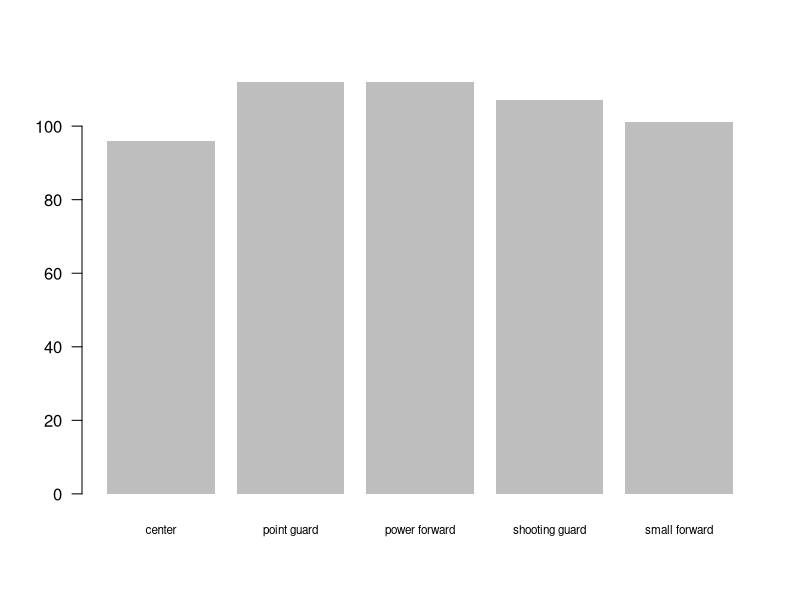
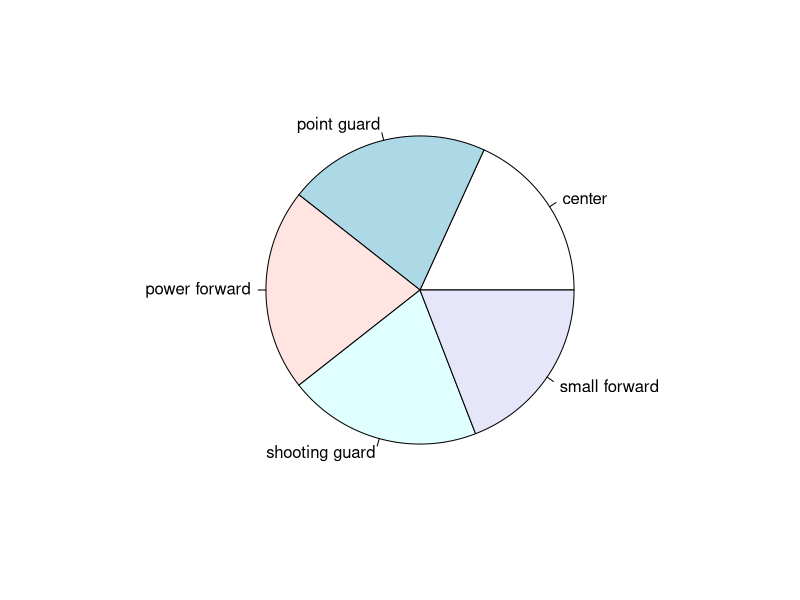
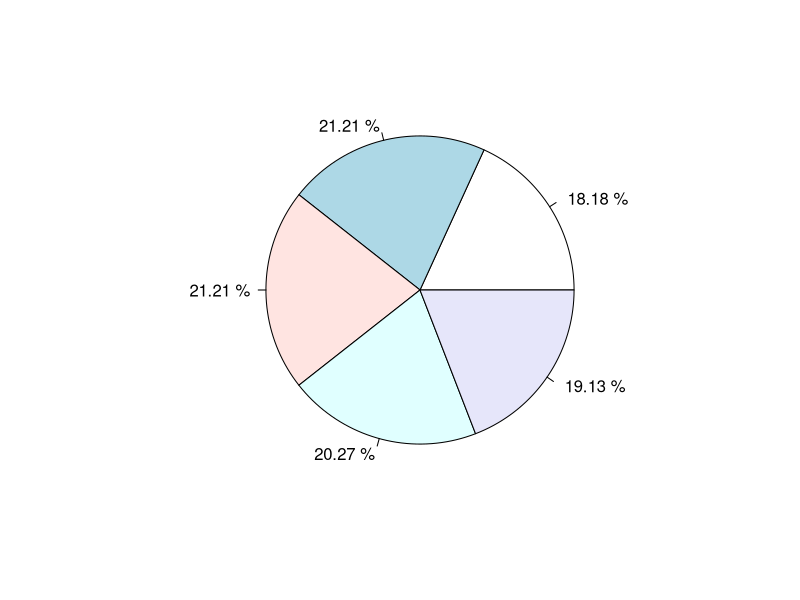
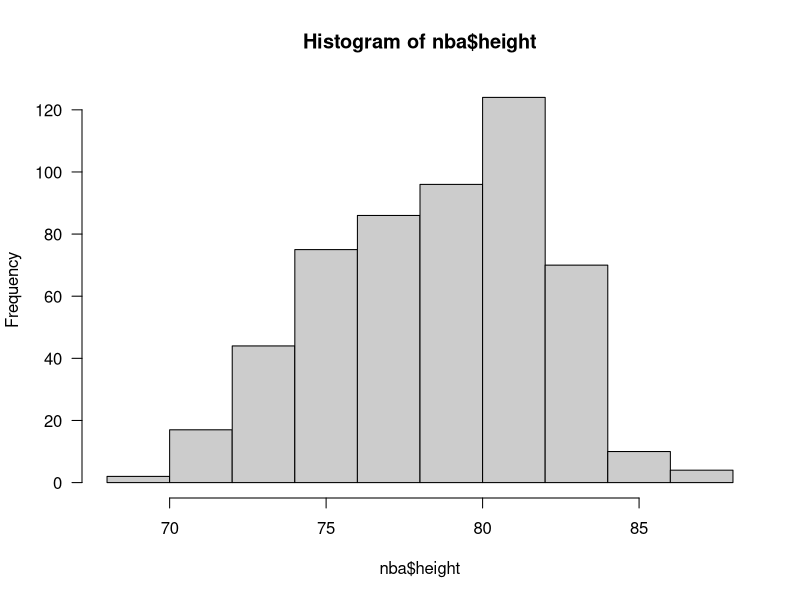
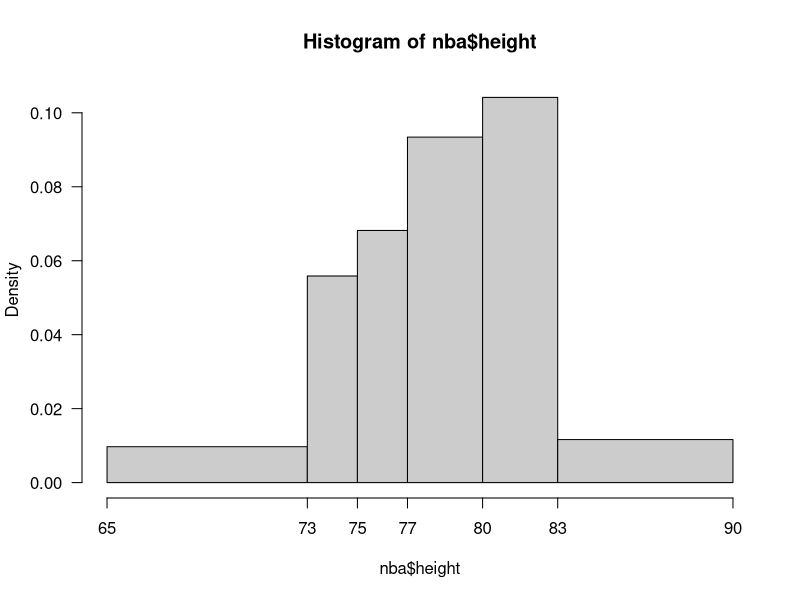
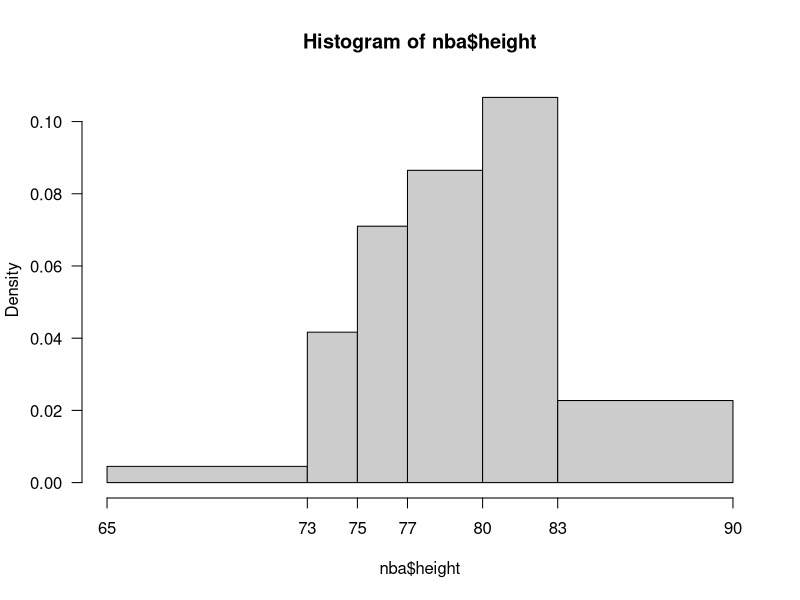
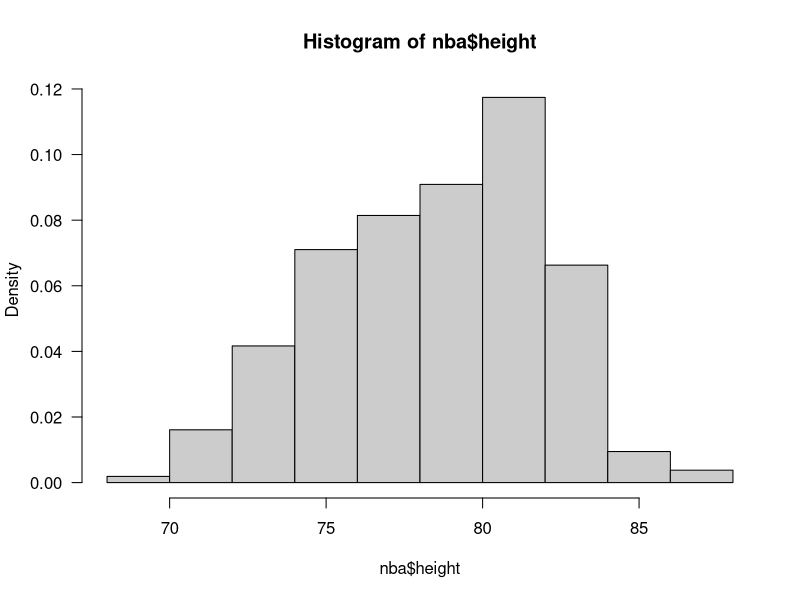
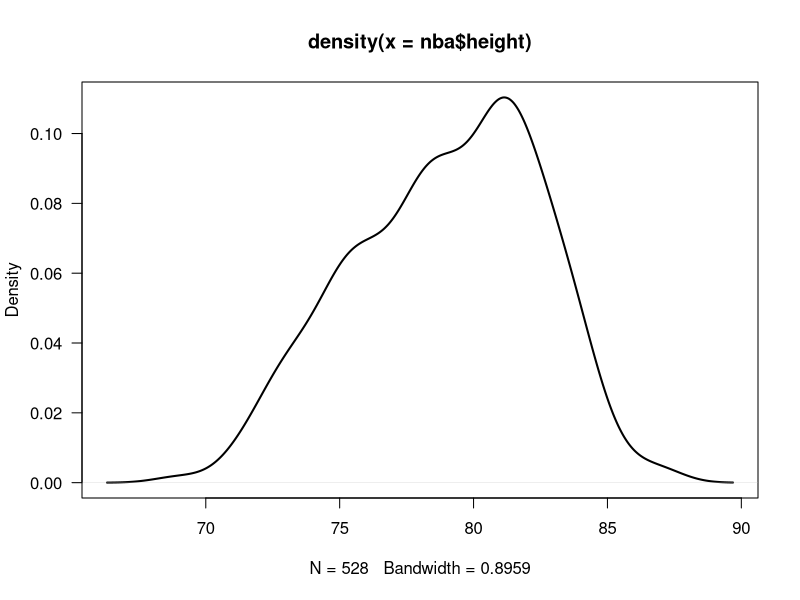

Recreate these plots in R, in order.
## ---- chunk 1
knitr::opts_chunk$set(echo = TRUE)
nba <- read.csv('../data/nba_players.csv')
## ---- chunk 2
# dimensions (num rows and columns)
dim(nba)

# names of first 10 columns
names(nba[ ,1:10])

# basic summary of first 3 columns
summary(nba[ ,1:3])
## ---- chunk 3
freq_position = table(nba$position)
freq_position
## ---- chunk 4
prop_position = freq_position / sum(freq_position)
prop_position
## ---- chunk 5
perc_position = 100 * prop_position
perc_position
## ---- chunk 6
barplot(freq_position, las = 1, border = NA, cex.names = 0.7)
## ---- chunk 7
pie(freq_position)
## ---- chunk 8
pie(freq_position, 
    labels = paste(levels(nba$position), round(perc_position, 2), "%"))
## ---- chunk 9
height_hist = hist(nba$height, las = 1, col = 'gray80')
## ---- chunk 10
height_hist
## ---- chunk 11
# right-closed interval with unequal bins
height_hist2 = hist(
  x = nba$height,
  breaks = c(65, 73, 75, 77, 80, 83, 90),  # vector of class intervals
  col = 'gray80', 
  las = 1,
  axes = FALSE)
# x-axis with tick-marks that match the bins
axis(side = 1, at = c(65, 73, 75, 77, 80, 83, 90))
# y-axis
axis(side = 2, las = 1)
## ---- chunk 12
# bin widths
widths = height_hist2$breaks[2:7] - height_hist2$breaks[1:6]

# percentages: (bin widths) * (bar heights)
widths * height_hist2$density

# sum of percentages must equal 1
sum(widths * height_hist2$density)
## ---- chunk 13
# left-closed bins
left_closed = hist(
  x = nba$height,
  breaks = c(65, 73, 75, 77, 80, 83, 90),
  right = FALSE,
  col = 'gray80', 
  las = 1,
  axes = FALSE)
# x-axis
axis(side = 1, at = c(65, 73, 75, 77, 80, 83, 90))
# y-axis
axis(side = 2, las = 1)
## ---- chunk 14
hist(nba$height, probability = TRUE, las = 1, col = 'gray80')
## ---- chunk 15
height_density = density(nba$height)
plot(height_density, las = 1, lwd = 2)
## ---- chunk 16
hist(nba$height, probability = TRUE, las = 1, col = 'gray80')
lines(height_density, lwd = 3, col = "tomato")
